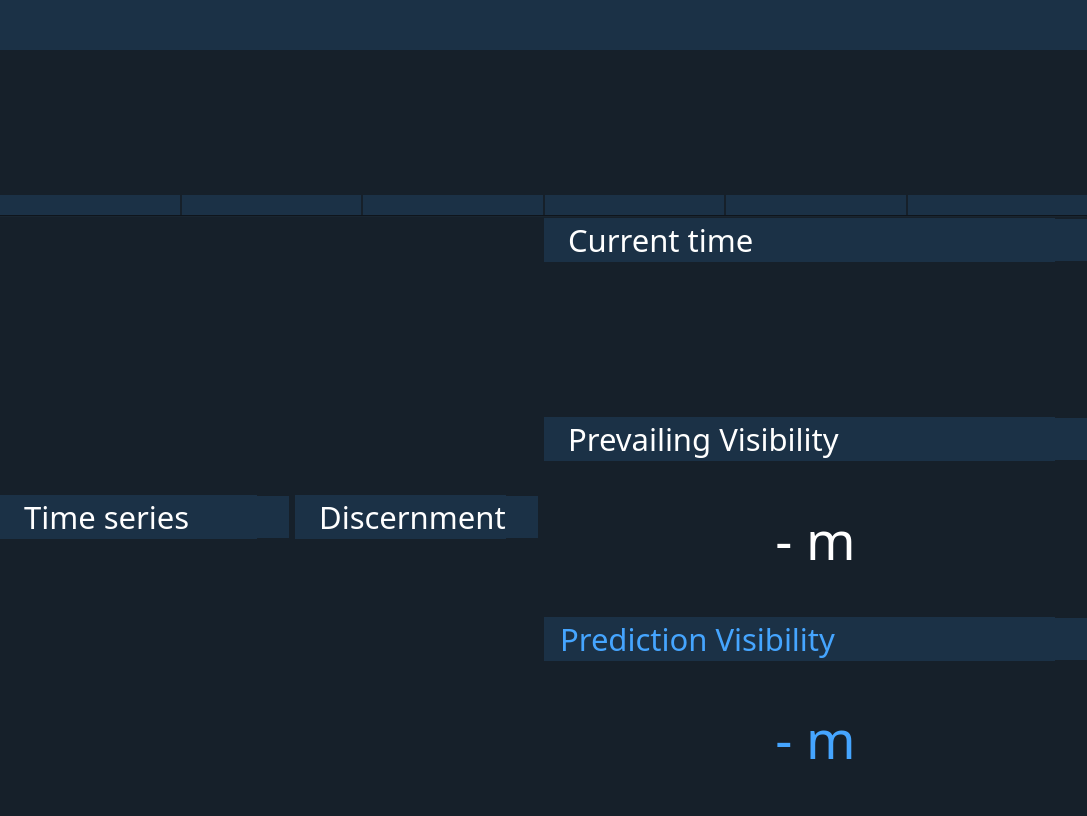
<?xml version="1.0" encoding="UTF-8"?>
<ui version="4.0">
 <class>MainWindow</class>
 <widget class="QMainWindow" name="MainWindow">
  <property name="enabled">
   <bool>true</bool>
  </property>
  <property name="geometry">
   <rect>
    <x>0</x>
    <y>0</y>
    <width>1087</width>
    <height>816</height>
   </rect>
  </property>
  <property name="sizePolicy">
   <sizepolicy hsizetype="Preferred" vsizetype="Preferred">
    <horstretch>0</horstretch>
    <verstretch>0</verstretch>
   </sizepolicy>
  </property>
  <property name="minimumSize">
   <size>
    <width>400</width>
    <height>300</height>
   </size>
  </property>
  <property name="font">
   <font>
    <pointsize>9</pointsize>
    <weight>50</weight>
    <italic>false</italic>
    <bold>false</bold>
   </font>
  </property>
  <property name="mouseTracking">
   <bool>false</bool>
  </property>
  <property name="windowTitle">
   <string>JS-08</string>
  </property>
  <property name="windowIcon">
   <iconset>
    <normaloff>asset/logo.png</normaloff>asset/logo.png</iconset>
  </property>
  <property name="styleSheet">
   <string notr="true">background-color:rgb(22,32,42);
color: rgb(255, 255, 255);</string>
  </property>
  <widget class="QWidget" name="centralwidget">
   <property name="maximumSize">
    <size>
     <width>16777215</width>
     <height>16777215</height>
    </size>
   </property>
   <property name="mouseTracking">
    <bool>false</bool>
   </property>
   <property name="styleSheet">
    <string notr="true"/>
   </property>
   <layout class="QGridLayout" name="gridLayout">
    <property name="leftMargin">
     <number>0</number>
    </property>
    <property name="topMargin">
     <number>0</number>
    </property>
    <property name="rightMargin">
     <number>0</number>
    </property>
    <property name="bottomMargin">
     <number>0</number>
    </property>
    <property name="spacing">
     <number>0</number>
    </property>
    <item row="0" column="0">
     <layout class="QVBoxLayout" name="verticalLayout">
      <property name="spacing">
       <number>0</number>
      </property>
      <property name="leftMargin">
       <number>0</number>
      </property>
      <property name="rightMargin">
       <number>0</number>
      </property>
      <item>
       <layout class="QHBoxLayout" name="monitoring_horizontalLayout">
        <property name="spacing">
         <number>0</number>
        </property>
        <item>
         <widget class="QLabel" name="thumbnail_info_label_2">
          <property name="sizePolicy">
           <sizepolicy hsizetype="Maximum" vsizetype="Maximum">
            <horstretch>0</horstretch>
            <verstretch>0</verstretch>
           </sizepolicy>
          </property>
          <property name="minimumSize">
           <size>
            <width>0</width>
            <height>50</height>
           </size>
          </property>
          <property name="font">
           <font>
            <family>Noto Sans</family>
            <pointsize>30</pointsize>
           </font>
          </property>
          <property name="styleSheet">
           <string notr="true">background-color:rgb(27,49,70);
color: rgb(255, 0, 0);</string>
          </property>
          <property name="text">
           <string/>
          </property>
         </widget>
        </item>
        <item>
         <widget class="QPushButton" name="logo">
          <property name="sizePolicy">
           <sizepolicy hsizetype="Maximum" vsizetype="Maximum">
            <horstretch>0</horstretch>
            <verstretch>0</verstretch>
           </sizepolicy>
          </property>
          <property name="minimumSize">
           <size>
            <width>0</width>
            <height>50</height>
           </size>
          </property>
          <property name="styleSheet">
           <string notr="true">border:0px;
background-color: #1b3146;</string>
          </property>
          <property name="text">
           <string/>
          </property>
          <property name="icon">
           <iconset>
            <normaloff>asset/f_logo.png</normaloff>asset/f_logo.png</iconset>
          </property>
          <property name="iconSize">
           <size>
            <width>295</width>
            <height>50</height>
           </size>
          </property>
          <property name="autoRepeatDelay">
           <number>300</number>
          </property>
          <property name="autoDefault">
           <bool>true</bool>
          </property>
          <property name="default">
           <bool>true</bool>
          </property>
          <property name="flat">
           <bool>true</bool>
          </property>
         </widget>
        </item>
        <item>
         <widget class="QLabel" name="thumbnail_info_label">
          <property name="sizePolicy">
           <sizepolicy hsizetype="Minimum" vsizetype="Maximum">
            <horstretch>0</horstretch>
            <verstretch>0</verstretch>
           </sizepolicy>
          </property>
          <property name="minimumSize">
           <size>
            <width>0</width>
            <height>50</height>
           </size>
          </property>
          <property name="font">
           <font>
            <family>Noto Sans</family>
            <pointsize>30</pointsize>
           </font>
          </property>
          <property name="styleSheet">
           <string notr="true">background-color:rgb(27,49,70);
color: rgb(255, 0, 0);</string>
          </property>
          <property name="text">
           <string/>
          </property>
         </widget>
        </item>
        <item>
         <widget class="QPushButton" name="maxfev_alert">
          <property name="sizePolicy">
           <sizepolicy hsizetype="Maximum" vsizetype="Maximum">
            <horstretch>0</horstretch>
            <verstretch>0</verstretch>
           </sizepolicy>
          </property>
          <property name="minimumSize">
           <size>
            <width>0</width>
            <height>50</height>
           </size>
          </property>
          <property name="toolTip">
           <string>Optimal parameters not found: Number of calls to function has reached max fev = 5000.</string>
          </property>
          <property name="styleSheet">
           <string notr="true">border:0px;
background-color: #1b3146;</string>
          </property>
          <property name="text">
           <string/>
          </property>
          <property name="icon">
           <iconset>
            <normaloff>asset/alert.png</normaloff>asset/alert.png</iconset>
          </property>
          <property name="iconSize">
           <size>
            <width>30</width>
            <height>30</height>
           </size>
          </property>
          <property name="autoDefault">
           <bool>true</bool>
          </property>
          <property name="default">
           <bool>true</bool>
          </property>
          <property name="flat">
           <bool>true</bool>
          </property>
         </widget>
        </item>
        <item>
         <widget class="QLabel" name="blank_label_2">
          <property name="sizePolicy">
           <sizepolicy hsizetype="Maximum" vsizetype="Maximum">
            <horstretch>0</horstretch>
            <verstretch>0</verstretch>
           </sizepolicy>
          </property>
          <property name="minimumSize">
           <size>
            <width>16</width>
            <height>50</height>
           </size>
          </property>
          <property name="styleSheet">
           <string notr="true">border:0px;
background-color: #1b3146;</string>
          </property>
          <property name="text">
           <string/>
          </property>
         </widget>
        </item>
        <item>
         <widget class="QPushButton" name="alert">
          <property name="sizePolicy">
           <sizepolicy hsizetype="Maximum" vsizetype="Maximum">
            <horstretch>0</horstretch>
            <verstretch>0</verstretch>
           </sizepolicy>
          </property>
          <property name="minimumSize">
           <size>
            <width>0</width>
            <height>50</height>
           </size>
          </property>
          <property name="styleSheet">
           <string notr="true">border:0px;
background-color: #1b3146;</string>
          </property>
          <property name="text">
           <string/>
          </property>
          <property name="icon">
           <iconset>
            <normaloff>asset/green.png</normaloff>asset/green.png</iconset>
          </property>
          <property name="iconSize">
           <size>
            <width>30</width>
            <height>30</height>
           </size>
          </property>
          <property name="autoDefault">
           <bool>true</bool>
          </property>
          <property name="default">
           <bool>true</bool>
          </property>
          <property name="flat">
           <bool>true</bool>
          </property>
         </widget>
        </item>
        <item>
         <widget class="QLabel" name="blank_label_3">
          <property name="sizePolicy">
           <sizepolicy hsizetype="Maximum" vsizetype="Maximum">
            <horstretch>0</horstretch>
            <verstretch>0</verstretch>
           </sizepolicy>
          </property>
          <property name="minimumSize">
           <size>
            <width>16</width>
            <height>50</height>
           </size>
          </property>
          <property name="styleSheet">
           <string notr="true">border:0px;
background-color: #1b3146;</string>
          </property>
          <property name="text">
           <string/>
          </property>
         </widget>
        </item>
        <item>
         <widget class="QPushButton" name="log_view">
          <property name="sizePolicy">
           <sizepolicy hsizetype="Maximum" vsizetype="Maximum">
            <horstretch>0</horstretch>
            <verstretch>0</verstretch>
           </sizepolicy>
          </property>
          <property name="minimumSize">
           <size>
            <width>0</width>
            <height>50</height>
           </size>
          </property>
          <property name="cursor">
           <cursorShape>OpenHandCursor</cursorShape>
          </property>
          <property name="styleSheet">
           <string notr="true">border:0px;
background-color: #1b3146;</string>
          </property>
          <property name="text">
           <string/>
          </property>
          <property name="icon">
           <iconset>
            <normaloff>asset/log.png</normaloff>asset/log.png</iconset>
          </property>
          <property name="iconSize">
           <size>
            <width>40</width>
            <height>40</height>
           </size>
          </property>
          <property name="checkable">
           <bool>false</bool>
          </property>
          <property name="autoDefault">
           <bool>true</bool>
          </property>
          <property name="default">
           <bool>true</bool>
          </property>
          <property name="flat">
           <bool>true</bool>
          </property>
         </widget>
        </item>
        <item>
         <widget class="QLabel" name="blank_label">
          <property name="sizePolicy">
           <sizepolicy hsizetype="Maximum" vsizetype="Maximum">
            <horstretch>0</horstretch>
            <verstretch>0</verstretch>
           </sizepolicy>
          </property>
          <property name="minimumSize">
           <size>
            <width>16</width>
            <height>50</height>
           </size>
          </property>
          <property name="styleSheet">
           <string notr="true">border:0px;
background-color: #1b3146;</string>
          </property>
          <property name="text">
           <string/>
          </property>
         </widget>
        </item>
        <item>
         <widget class="QPushButton" name="setting_button">
          <property name="enabled">
           <bool>true</bool>
          </property>
          <property name="sizePolicy">
           <sizepolicy hsizetype="Maximum" vsizetype="Maximum">
            <horstretch>0</horstretch>
            <verstretch>0</verstretch>
           </sizepolicy>
          </property>
          <property name="minimumSize">
           <size>
            <width>0</width>
            <height>50</height>
           </size>
          </property>
          <property name="cursor">
           <cursorShape>OpenHandCursor</cursorShape>
          </property>
          <property name="styleSheet">
           <string notr="true">border:0px;
background-color: #1b3146;</string>
          </property>
          <property name="text">
           <string/>
          </property>
          <property name="icon">
           <iconset>
            <normaloff>asset/settings.png</normaloff>asset/settings.png</iconset>
          </property>
          <property name="iconSize">
           <size>
            <width>40</width>
            <height>40</height>
           </size>
          </property>
          <property name="autoDefault">
           <bool>true</bool>
          </property>
          <property name="default">
           <bool>true</bool>
          </property>
          <property name="flat">
           <bool>true</bool>
          </property>
         </widget>
        </item>
       </layout>
      </item>
      <item>
       <layout class="QHBoxLayout" name="horizontalLayout_3">
        <item>
         <widget class="QLabel" name="front_label">
          <property name="sizePolicy">
           <sizepolicy hsizetype="Preferred" vsizetype="Maximum">
            <horstretch>0</horstretch>
            <verstretch>0</verstretch>
           </sizepolicy>
          </property>
          <property name="text">
           <string/>
          </property>
         </widget>
        </item>
        <item>
         <widget class="QLabel" name="rear_label">
          <property name="sizePolicy">
           <sizepolicy hsizetype="Preferred" vsizetype="Maximum">
            <horstretch>0</horstretch>
            <verstretch>0</verstretch>
           </sizepolicy>
          </property>
          <property name="text">
           <string/>
          </property>
         </widget>
        </item>
       </layout>
      </item>
      <item>
       <layout class="QVBoxLayout" name="camera_verticalLayout" stretch="0">
        <property name="spacing">
         <number>0</number>
        </property>
        <property name="sizeConstraint">
         <enum>QLayout::SetMaximumSize</enum>
        </property>
        <item>
         <layout class="QHBoxLayout" name="video_horizontalLayout">
          <property name="spacing">
           <number>0</number>
          </property>
          <property name="topMargin">
           <number>0</number>
          </property>
          <property name="bottomMargin">
           <number>0</number>
          </property>
         </layout>
        </item>
       </layout>
      </item>
      <item>
       <layout class="QHBoxLayout" name="thumbnail_horizontalLayout">
        <property name="spacing">
         <number>2</number>
        </property>
        <item>
         <layout class="QVBoxLayout" name="ago6hour_verticalLayout">
          <property name="spacing">
           <number>0</number>
          </property>
          <item>
           <widget class="QLabel" name="label_6hour">
            <property name="sizePolicy">
             <sizepolicy hsizetype="Minimum" vsizetype="Preferred">
              <horstretch>0</horstretch>
              <verstretch>0</verstretch>
             </sizepolicy>
            </property>
            <property name="minimumSize">
             <size>
              <width>0</width>
              <height>0</height>
             </size>
            </property>
            <property name="maximumSize">
             <size>
              <width>16777215</width>
              <height>131</height>
             </size>
            </property>
            <property name="styleSheet">
             <string notr="true"/>
            </property>
            <property name="text">
             <string/>
            </property>
           </widget>
          </item>
          <item>
           <widget class="QLabel" name="label_6hour_time">
            <property name="sizePolicy">
             <sizepolicy hsizetype="Preferred" vsizetype="Maximum">
              <horstretch>0</horstretch>
              <verstretch>0</verstretch>
             </sizepolicy>
            </property>
            <property name="font">
             <font>
              <family>Noto Sans</family>
              <pointsize>11</pointsize>
              <weight>75</weight>
              <bold>true</bold>
             </font>
            </property>
            <property name="styleSheet">
             <string notr="true">background-color:rgb(27,49,70);
color:#ffffff;</string>
            </property>
            <property name="text">
             <string/>
            </property>
            <property name="alignment">
             <set>Qt::AlignCenter</set>
            </property>
           </widget>
          </item>
         </layout>
        </item>
        <item>
         <layout class="QVBoxLayout" name="ago5hour_verticalLayout">
          <property name="spacing">
           <number>0</number>
          </property>
          <item>
           <widget class="QLabel" name="label_5hour">
            <property name="sizePolicy">
             <sizepolicy hsizetype="Minimum" vsizetype="Preferred">
              <horstretch>0</horstretch>
              <verstretch>0</verstretch>
             </sizepolicy>
            </property>
            <property name="minimumSize">
             <size>
              <width>0</width>
              <height>0</height>
             </size>
            </property>
            <property name="maximumSize">
             <size>
              <width>16777215</width>
              <height>131</height>
             </size>
            </property>
            <property name="styleSheet">
             <string notr="true"/>
            </property>
            <property name="text">
             <string/>
            </property>
           </widget>
          </item>
          <item>
           <widget class="QLabel" name="label_5hour_time">
            <property name="sizePolicy">
             <sizepolicy hsizetype="Preferred" vsizetype="Maximum">
              <horstretch>0</horstretch>
              <verstretch>0</verstretch>
             </sizepolicy>
            </property>
            <property name="font">
             <font>
              <family>Noto Sans</family>
              <pointsize>11</pointsize>
              <weight>75</weight>
              <bold>true</bold>
             </font>
            </property>
            <property name="styleSheet">
             <string notr="true">background-color:rgb(27,49,70);
color:#ffffff;</string>
            </property>
            <property name="text">
             <string/>
            </property>
            <property name="alignment">
             <set>Qt::AlignCenter</set>
            </property>
           </widget>
          </item>
         </layout>
        </item>
        <item>
         <layout class="QVBoxLayout" name="ago4hour_verticalLayout">
          <property name="spacing">
           <number>0</number>
          </property>
          <item>
           <widget class="QLabel" name="label_4hour">
            <property name="sizePolicy">
             <sizepolicy hsizetype="Minimum" vsizetype="Preferred">
              <horstretch>0</horstretch>
              <verstretch>0</verstretch>
             </sizepolicy>
            </property>
            <property name="minimumSize">
             <size>
              <width>0</width>
              <height>0</height>
             </size>
            </property>
            <property name="maximumSize">
             <size>
              <width>16777215</width>
              <height>131</height>
             </size>
            </property>
            <property name="styleSheet">
             <string notr="true"/>
            </property>
            <property name="text">
             <string/>
            </property>
           </widget>
          </item>
          <item>
           <widget class="QLabel" name="label_4hour_time">
            <property name="sizePolicy">
             <sizepolicy hsizetype="Preferred" vsizetype="Maximum">
              <horstretch>0</horstretch>
              <verstretch>0</verstretch>
             </sizepolicy>
            </property>
            <property name="font">
             <font>
              <family>Noto Sans</family>
              <pointsize>11</pointsize>
              <weight>75</weight>
              <bold>true</bold>
             </font>
            </property>
            <property name="styleSheet">
             <string notr="true">background-color:rgb(27,49,70);
color:#ffffff;</string>
            </property>
            <property name="text">
             <string/>
            </property>
            <property name="alignment">
             <set>Qt::AlignCenter</set>
            </property>
           </widget>
          </item>
         </layout>
        </item>
        <item>
         <layout class="QVBoxLayout" name="ago3hour_verticalLayout">
          <property name="spacing">
           <number>0</number>
          </property>
          <item>
           <widget class="QLabel" name="label_3hour">
            <property name="sizePolicy">
             <sizepolicy hsizetype="Minimum" vsizetype="Preferred">
              <horstretch>0</horstretch>
              <verstretch>0</verstretch>
             </sizepolicy>
            </property>
            <property name="minimumSize">
             <size>
              <width>0</width>
              <height>0</height>
             </size>
            </property>
            <property name="maximumSize">
             <size>
              <width>16777215</width>
              <height>131</height>
             </size>
            </property>
            <property name="styleSheet">
             <string notr="true"/>
            </property>
            <property name="text">
             <string/>
            </property>
           </widget>
          </item>
          <item>
           <widget class="QLabel" name="label_3hour_time">
            <property name="sizePolicy">
             <sizepolicy hsizetype="Preferred" vsizetype="Maximum">
              <horstretch>0</horstretch>
              <verstretch>0</verstretch>
             </sizepolicy>
            </property>
            <property name="font">
             <font>
              <family>Noto Sans</family>
              <pointsize>11</pointsize>
              <weight>75</weight>
              <bold>true</bold>
             </font>
            </property>
            <property name="styleSheet">
             <string notr="true">background-color:rgb(27,49,70);
color:#ffffff;</string>
            </property>
            <property name="text">
             <string/>
            </property>
            <property name="alignment">
             <set>Qt::AlignCenter</set>
            </property>
           </widget>
          </item>
         </layout>
        </item>
        <item>
         <layout class="QVBoxLayout" name="ago2hour_verticalLayout">
          <property name="spacing">
           <number>0</number>
          </property>
          <item>
           <widget class="QLabel" name="label_2hour">
            <property name="sizePolicy">
             <sizepolicy hsizetype="Minimum" vsizetype="Preferred">
              <horstretch>0</horstretch>
              <verstretch>0</verstretch>
             </sizepolicy>
            </property>
            <property name="minimumSize">
             <size>
              <width>0</width>
              <height>0</height>
             </size>
            </property>
            <property name="maximumSize">
             <size>
              <width>16777215</width>
              <height>131</height>
             </size>
            </property>
            <property name="styleSheet">
             <string notr="true"/>
            </property>
            <property name="text">
             <string/>
            </property>
           </widget>
          </item>
          <item>
           <widget class="QLabel" name="label_2hour_time">
            <property name="sizePolicy">
             <sizepolicy hsizetype="Preferred" vsizetype="Maximum">
              <horstretch>0</horstretch>
              <verstretch>0</verstretch>
             </sizepolicy>
            </property>
            <property name="font">
             <font>
              <family>Noto Sans</family>
              <pointsize>11</pointsize>
              <weight>75</weight>
              <bold>true</bold>
             </font>
            </property>
            <property name="styleSheet">
             <string notr="true">background-color:rgb(27,49,70);
color:#ffffff;</string>
            </property>
            <property name="text">
             <string/>
            </property>
            <property name="alignment">
             <set>Qt::AlignCenter</set>
            </property>
           </widget>
          </item>
         </layout>
        </item>
        <item>
         <layout class="QVBoxLayout" name="ago1hour_verticalLayout">
          <property name="spacing">
           <number>0</number>
          </property>
          <item>
           <widget class="QLabel" name="label_1hour">
            <property name="sizePolicy">
             <sizepolicy hsizetype="Minimum" vsizetype="Preferred">
              <horstretch>0</horstretch>
              <verstretch>0</verstretch>
             </sizepolicy>
            </property>
            <property name="minimumSize">
             <size>
              <width>0</width>
              <height>0</height>
             </size>
            </property>
            <property name="maximumSize">
             <size>
              <width>16777215</width>
              <height>131</height>
             </size>
            </property>
            <property name="styleSheet">
             <string notr="true"/>
            </property>
            <property name="text">
             <string/>
            </property>
           </widget>
          </item>
          <item>
           <widget class="QLabel" name="label_1hour_time">
            <property name="sizePolicy">
             <sizepolicy hsizetype="Preferred" vsizetype="Maximum">
              <horstretch>0</horstretch>
              <verstretch>0</verstretch>
             </sizepolicy>
            </property>
            <property name="font">
             <font>
              <family>Noto Sans</family>
              <pointsize>11</pointsize>
              <weight>75</weight>
              <bold>true</bold>
             </font>
            </property>
            <property name="styleSheet">
             <string notr="true">background-color:rgb(27,49,70);
color:#ffffff;</string>
            </property>
            <property name="text">
             <string/>
            </property>
            <property name="alignment">
             <set>Qt::AlignCenter</set>
            </property>
           </widget>
          </item>
         </layout>
        </item>
       </layout>
      </item>
      <item>
       <widget class="Line" name="line">
        <property name="orientation">
         <enum>Qt::Horizontal</enum>
        </property>
       </widget>
      </item>
      <item>
       <layout class="QHBoxLayout" name="data_horizontalLayout" stretch="0,0">
        <property name="sizeConstraint">
         <enum>QLayout::SetMinimumSize</enum>
        </property>
        <item>
         <layout class="QHBoxLayout" name="horizontalLayout">
          <property name="spacing">
           <number>6</number>
          </property>
          <item>
           <layout class="QVBoxLayout" name="verticalLayout_2">
            <property name="spacing">
             <number>0</number>
            </property>
            <item>
             <layout class="QHBoxLayout" name="horizontalLayout_2">
              <property name="spacing">
               <number>0</number>
              </property>
              <item>
               <widget class="QLabel" name="timeseries_label_2">
                <property name="sizePolicy">
                 <sizepolicy hsizetype="Minimum" vsizetype="Maximum">
                  <horstretch>0</horstretch>
                  <verstretch>0</verstretch>
                 </sizepolicy>
                </property>
                <property name="font">
                 <font>
                  <family>Noto Sans</family>
                  <pointsize>23</pointsize>
                 </font>
                </property>
                <property name="styleSheet">
                 <string notr="true">background-color:rgb(27,49,70);
color: #ffffff;</string>
                </property>
                <property name="text">
                 <string>   Time series</string>
                </property>
               </widget>
              </item>
              <item>
               <widget class="QPushButton" name="timeseries_button_2">
                <property name="sizePolicy">
                 <sizepolicy hsizetype="Maximum" vsizetype="Maximum">
                  <horstretch>0</horstretch>
                  <verstretch>0</verstretch>
                 </sizepolicy>
                </property>
                <property name="minimumSize">
                 <size>
                  <width>0</width>
                  <height>42</height>
                 </size>
                </property>
                <property name="styleSheet">
                 <string notr="true">border:0px;
background-color: #1b3146;</string>
                </property>
                <property name="text">
                 <string/>
                </property>
                <property name="icon">
                 <iconset>
                  <normaloff>asset/graph.png</normaloff>asset/graph.png</iconset>
                </property>
                <property name="iconSize">
                 <size>
                  <width>32</width>
                  <height>32</height>
                 </size>
                </property>
                <property name="autoDefault">
                 <bool>true</bool>
                </property>
                <property name="default">
                 <bool>true</bool>
                </property>
                <property name="flat">
                 <bool>true</bool>
                </property>
               </widget>
              </item>
             </layout>
            </item>
            <item>
             <layout class="QVBoxLayout" name="graph_horizontalLayout"/>
            </item>
           </layout>
          </item>
          <item>
           <layout class="QVBoxLayout" name="timeseries_verticalLayout">
            <property name="spacing">
             <number>0</number>
            </property>
            <property name="sizeConstraint">
             <enum>QLayout::SetMinimumSize</enum>
            </property>
            <property name="rightMargin">
             <number>6</number>
            </property>
            <item>
             <layout class="QHBoxLayout" name="timeseries_horizontalLayout">
              <property name="spacing">
               <number>0</number>
              </property>
              <item>
               <widget class="QLabel" name="timeseries_label">
                <property name="sizePolicy">
                 <sizepolicy hsizetype="Minimum" vsizetype="Maximum">
                  <horstretch>0</horstretch>
                  <verstretch>0</verstretch>
                 </sizepolicy>
                </property>
                <property name="font">
                 <font>
                  <family>Noto Sans</family>
                  <pointsize>23</pointsize>
                 </font>
                </property>
                <property name="styleSheet">
                 <string notr="true">background-color:rgb(27,49,70);
color: #ffffff;</string>
                </property>
                <property name="text">
                 <string>   Discernment</string>
                </property>
               </widget>
              </item>
              <item>
               <widget class="QPushButton" name="timeseries_button">
                <property name="sizePolicy">
                 <sizepolicy hsizetype="Maximum" vsizetype="Maximum">
                  <horstretch>0</horstretch>
                  <verstretch>0</verstretch>
                 </sizepolicy>
                </property>
                <property name="minimumSize">
                 <size>
                  <width>0</width>
                  <height>42</height>
                 </size>
                </property>
                <property name="styleSheet">
                 <string notr="true">border:0px;
background-color: #1b3146;</string>
                </property>
                <property name="text">
                 <string/>
                </property>
                <property name="icon">
                 <iconset>
                  <normaloff>asset/polar.png</normaloff>asset/polar.png</iconset>
                </property>
                <property name="iconSize">
                 <size>
                  <width>35</width>
                  <height>35</height>
                 </size>
                </property>
                <property name="autoDefault">
                 <bool>true</bool>
                </property>
                <property name="default">
                 <bool>true</bool>
                </property>
                <property name="flat">
                 <bool>true</bool>
                </property>
               </widget>
              </item>
             </layout>
            </item>
            <item>
             <layout class="QHBoxLayout" name="polar_horizontalLayout"/>
            </item>
           </layout>
          </item>
         </layout>
        </item>
        <item>
         <layout class="QVBoxLayout" name="etc_verticalLayout" stretch="0,0,0,0,0,0">
          <property name="sizeConstraint">
           <enum>QLayout::SetMinimumSize</enum>
          </property>
          <item>
           <layout class="QHBoxLayout" name="time_horizontalLayout">
            <property name="spacing">
             <number>0</number>
            </property>
            <property name="sizeConstraint">
             <enum>QLayout::SetMinimumSize</enum>
            </property>
            <item>
             <widget class="QLabel" name="time_label">
              <property name="sizePolicy">
               <sizepolicy hsizetype="Minimum" vsizetype="Minimum">
                <horstretch>0</horstretch>
                <verstretch>0</verstretch>
               </sizepolicy>
              </property>
              <property name="font">
               <font>
                <family>Noto Sans</family>
                <pointsize>23</pointsize>
               </font>
              </property>
              <property name="styleSheet">
               <string notr="true">background-color:rgb(27,49,70);
color: #ffffff;</string>
              </property>
              <property name="text">
               <string>   Current time</string>
              </property>
             </widget>
            </item>
            <item>
             <widget class="QPushButton" name="time_button">
              <property name="sizePolicy">
               <sizepolicy hsizetype="Maximum" vsizetype="Maximum">
                <horstretch>0</horstretch>
                <verstretch>0</verstretch>
               </sizepolicy>
              </property>
              <property name="minimumSize">
               <size>
                <width>0</width>
                <height>42</height>
               </size>
              </property>
              <property name="styleSheet">
               <string notr="true">border:0px;
background-color: #1b3146;</string>
              </property>
              <property name="text">
               <string/>
              </property>
              <property name="icon">
               <iconset>
                <normaloff>asset/clock.png</normaloff>asset/clock.png</iconset>
              </property>
              <property name="iconSize">
               <size>
                <width>32</width>
                <height>32</height>
               </size>
              </property>
             </widget>
            </item>
           </layout>
          </item>
          <item>
           <widget class="QLabel" name="real_time_label">
            <property name="sizePolicy">
             <sizepolicy hsizetype="Preferred" vsizetype="Preferred">
              <horstretch>0</horstretch>
              <verstretch>0</verstretch>
             </sizepolicy>
            </property>
            <property name="font">
             <font>
              <family>Noto Sans</family>
              <pointsize>40</pointsize>
             </font>
            </property>
            <property name="styleSheet">
             <string notr="true">color:#ffffff;</string>
            </property>
            <property name="text">
             <string/>
            </property>
            <property name="alignment">
             <set>Qt::AlignCenter</set>
            </property>
           </widget>
          </item>
          <item>
           <layout class="QHBoxLayout" name="prevailing_vis_horizontalLayout">
            <property name="spacing">
             <number>0</number>
            </property>
            <property name="sizeConstraint">
             <enum>QLayout::SetMinimumSize</enum>
            </property>
            <item>
             <widget class="QLabel" name="prevailing_vis_label">
              <property name="sizePolicy">
               <sizepolicy hsizetype="Minimum" vsizetype="Minimum">
                <horstretch>0</horstretch>
                <verstretch>0</verstretch>
               </sizepolicy>
              </property>
              <property name="font">
               <font>
                <family>Noto Sans</family>
                <pointsize>23</pointsize>
               </font>
              </property>
              <property name="styleSheet">
               <string notr="true">background-color:rgb(27,49,70);
color: #ffffff;</string>
              </property>
              <property name="text">
               <string>   Prevailing Visibility</string>
              </property>
             </widget>
            </item>
            <item>
             <widget class="QPushButton" name="prevailing_vis_button">
              <property name="enabled">
               <bool>true</bool>
              </property>
              <property name="sizePolicy">
               <sizepolicy hsizetype="Maximum" vsizetype="Maximum">
                <horstretch>0</horstretch>
                <verstretch>0</verstretch>
               </sizepolicy>
              </property>
              <property name="minimumSize">
               <size>
                <width>0</width>
                <height>42</height>
               </size>
              </property>
              <property name="styleSheet">
               <string notr="true">border:0px;
background-color: #1b3146;</string>
              </property>
              <property name="text">
               <string/>
              </property>
              <property name="icon">
               <iconset>
                <normaloff>asset/vis.png</normaloff>asset/vis.png</iconset>
              </property>
              <property name="iconSize">
               <size>
                <width>32</width>
                <height>32</height>
               </size>
              </property>
             </widget>
            </item>
           </layout>
          </item>
          <item>
           <widget class="QLabel" name="c_vis_label">
            <property name="sizePolicy">
             <sizepolicy hsizetype="Preferred" vsizetype="Preferred">
              <horstretch>0</horstretch>
              <verstretch>0</verstretch>
             </sizepolicy>
            </property>
            <property name="font">
             <font>
              <family>Noto Sans</family>
              <pointsize>40</pointsize>
             </font>
            </property>
            <property name="styleSheet">
             <string notr="true">color:#ffffff;</string>
            </property>
            <property name="text">
             <string>- m</string>
            </property>
            <property name="alignment">
             <set>Qt::AlignCenter</set>
            </property>
           </widget>
          </item>
          <item>
           <layout class="QHBoxLayout" name="prediction_vis_horizontalLayout">
            <property name="spacing">
             <number>0</number>
            </property>
            <item>
             <widget class="QLabel" name="label">
              <property name="sizePolicy">
               <sizepolicy hsizetype="Minimum" vsizetype="Minimum">
                <horstretch>0</horstretch>
                <verstretch>0</verstretch>
               </sizepolicy>
              </property>
              <property name="font">
               <font>
                <family>Noto Sans</family>
                <pointsize>23</pointsize>
               </font>
              </property>
              <property name="styleSheet">
               <string notr="true">background-color:rgb(27,49,70);color: rgb(69, 165, 255);</string>
              </property>
              <property name="text">
               <string>  Prediction Visibility</string>
              </property>
             </widget>
            </item>
            <item>
             <widget class="QPushButton" name="button">
              <property name="sizePolicy">
               <sizepolicy hsizetype="Maximum" vsizetype="Maximum">
                <horstretch>0</horstretch>
                <verstretch>0</verstretch>
               </sizepolicy>
              </property>
              <property name="minimumSize">
               <size>
                <width>0</width>
                <height>42</height>
               </size>
              </property>
              <property name="styleSheet">
               <string notr="true">border:0px;background-color:rgb(27,49,70);color: rgb(69, 165, 255);</string>
              </property>
              <property name="text">
               <string/>
              </property>
              <property name="icon">
               <iconset>
                <normaloff>asset/pre_vis_1.png</normaloff>asset/pre_vis_1.png</iconset>
              </property>
              <property name="iconSize">
               <size>
                <width>32</width>
                <height>32</height>
               </size>
              </property>
              <property name="flat">
               <bool>false</bool>
              </property>
             </widget>
            </item>
           </layout>
          </item>
          <item>
           <widget class="QLabel" name="p_vis_label">
            <property name="sizePolicy">
             <sizepolicy hsizetype="Preferred" vsizetype="Preferred">
              <horstretch>0</horstretch>
              <verstretch>0</verstretch>
             </sizepolicy>
            </property>
            <property name="font">
             <font>
              <family>Noto Sans</family>
              <pointsize>40</pointsize>
             </font>
            </property>
            <property name="styleSheet">
             <string notr="true">color: rgb(69, 165, 255);</string>
            </property>
            <property name="text">
             <string>- m</string>
            </property>
            <property name="alignment">
             <set>Qt::AlignCenter</set>
            </property>
           </widget>
          </item>
         </layout>
        </item>
       </layout>
      </item>
     </layout>
    </item>
   </layout>
  </widget>
  <action name="actionExit">
   <property name="text">
    <string>&amp;Quit</string>
   </property>
   <property name="toolTip">
    <string>Exit</string>
   </property>
   <property name="statusTip">
    <string>Exit JS-06</string>
   </property>
   <property name="shortcut">
    <string>Ctrl+W</string>
   </property>
  </action>
  <action name="actionsd">
   <property name="text">
    <string>sd</string>
   </property>
  </action>
  <action name="actionkm">
   <property name="checkable">
    <bool>true</bool>
   </property>
   <property name="enabled">
    <bool>true</bool>
   </property>
   <property name="text">
    <string>km</string>
   </property>
  </action>
  <action name="actionmi">
   <property name="checkable">
    <bool>true</bool>
   </property>
   <property name="enabled">
    <bool>true</bool>
   </property>
   <property name="text">
    <string>mi</string>
   </property>
  </action>
  <action name="actionInference">
   <property name="checkable">
    <bool>true</bool>
   </property>
   <property name="checked">
    <bool>false</bool>
   </property>
   <property name="text">
    <string>Inference</string>
   </property>
   <property name="shortcut">
    <string>I</string>
   </property>
  </action>
  <action name="actionEdit_Target">
   <property name="checkable">
    <bool>false</bool>
   </property>
   <property name="text">
    <string>Edit &amp;Target</string>
   </property>
  </action>
  <action name="actionEdit_Camera">
   <property name="enabled">
    <bool>true</bool>
   </property>
   <property name="text">
    <string>Edit &amp;Camera Info</string>
   </property>
  </action>
  <action name="actionAbout">
   <property name="text">
    <string>About</string>
   </property>
  </action>
  <action name="actionConfiguration">
   <property name="text">
    <string>Con&amp;figuration</string>
   </property>
  </action>
 </widget>
 <resources/>
 <connections>
  <connection>
   <sender>actionExit</sender>
   <signal>triggered()</signal>
   <receiver>MainWindow</receiver>
   <slot>close()</slot>
   <hints>
    <hint type="sourcelabel">
     <x>-1</x>
     <y>-1</y>
    </hint>
    <hint type="destinationlabel">
     <x>187</x>
     <y>228</y>
    </hint>
   </hints>
  </connection>
 </connections>
</ui>
